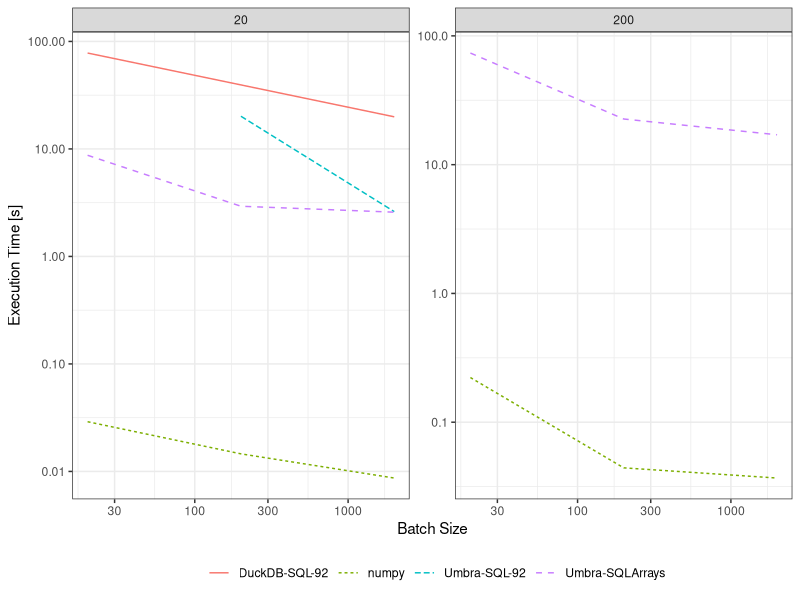

Reproduce this figure in R.
if(!require(data.table)) { install.packages("data.table"); library(data.table) }
if(!require(magrittr)) { install.packages("magrittr"); library(magrittr) }
if(!require(tidyr)) { install.packages("tidyr"); library(tidyr) }
if(!require(ggplot2)) { install.packages("ggplot2"); library(ggplot2) }
if(!require("scales")) { install.packages("scales"); library("scales") }
theme_set(theme_bw())

umbramnist = as.data.table(read.csv(file="gd_mnist.csv",header=TRUE,sep = ","))[name!="Operator"]
numpymnist = as.data.table(read.csv(file="numpy_mnist.csv",header=TRUE,sep = ","))
duckdbmnist = as.data.table(read.csv(file="duckdb_mnist.csv",header=TRUE,sep = ","))
datamnist  = rbind(umbramnist[,c("name", "atts", "limit", "lr", "iter", "execution_time")], numpymnist[,c("name", "atts", "limit", "lr", "iter", "execution_time")], duckdbmnist[,c("name", "atts", "limit", "lr", "iter", "execution_time")])#, psqlnn[,c("name", "atts", "limit", "lr", "iter", "execution_time")])
mnist = ggplot(datamnist[limit>2], aes(x=limit, y=execution_time, color=name, linetype=name)) + facet_wrap(~atts, scales = "free") + 
  geom_line() + xlab("Batch Size") + ylab("Execution Time [s]") + theme(legend.position = "bottom")+ labs(color='', linetype='') + scale_x_continuous(trans='log10') + scale_y_continuous(trans='log10', labels=comma)

ggsave("mnist.pdf", device = cairo_pdf, plot = mnist, units = "in", width = 4, height = 3)

